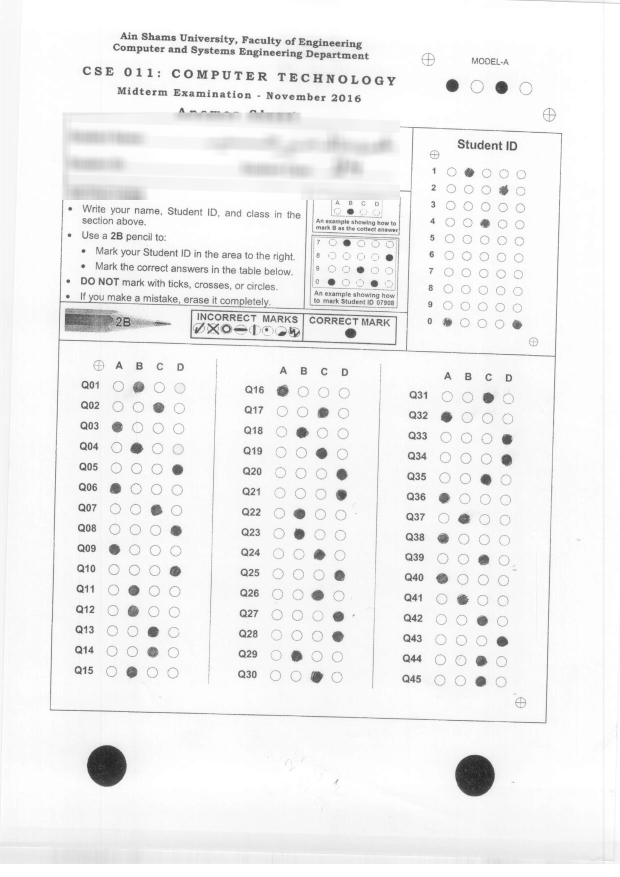
#> input picture sample.png, 1240 x 1753 px (shown at 1/2 size)
$ python Main.py   (Python 2 division)
#> lines starting #> are read from the running program, lines starting #| are printed output that depends on the picture; after the words box and inside, x2 and y2 are one past the last pixel; in counts of white or black regions, pixels touching at a corner belong together
### SecondApproach.py
import cv2
import math
import Constants


def display_normal(title, img):
    cv2.namedWindow(title, cv2.WINDOW_NORMAL)
    cv2.imshow(title, img)
    cv2.waitKey(0)


def rotate_image(image_to_rotate):
    blur = cv2.GaussianBlur(image_to_rotate, (5, 5), 0)
    edge = cv2.Canny(blur, 75, 150)

    # find circles in the edge map, then find two almost on the same line
    dp_values = [2, 3, 4]
    for dp in dp_values:
        circles = cv2.HoughCircles(edge, cv2.HOUGH_GRADIENT, dp, 700, minRadius=35, maxRadius=45)
        if circles is None:
            continue
        else:
            circles = circles[0]
        first = None
        second = None
        for i in range(len(circles)):
            for j in range(len(circles)):
                if i == j:  # we want different circles
                    continue

                if abs(circles[i][1] - circles[j][1]) < 50:
                    if circles[i][0] < circles[j][0]:
                        first = circles[i]
                        second = circles[j]
                    else:
                        first = circles[j]
                        second = circles[i]

                    break

        if first is None or second is None:
            continue
        rotation_center = (first[0], first[1])
        x_diff = second[0] - first[0]
        y_diff = second[1] - first[1]
        rotation_angle = math.atan2(y_diff, x_diff)
        rotation_angle = math.degrees(rotation_angle)
        rotation_matrix = cv2.getRotationMatrix2D(rotation_center, rotation_angle, 1)
        return cv2.warpAffine(image_to_rotate, rotation_matrix, image_to_rotate.T.shape)
    return None


def crop_image(image_to_crop):
    template_circle = cv2.imread('circle.png')
    template_circle = cv2.cvtColor(template_circle, cv2.COLOR_BGR2GRAY)
    # Apply template Matching
    matched_circles = []
    res = cv2.matchTemplate(image_to_crop, template_circle, cv2.TM_CCOEFF_NORMED)
    while len(matched_circles) < 2:
        min_val, max_val, min_loc, max_loc = cv2.minMaxLoc(res)
        matched_circles.append(max_loc)
        for i in range(max_loc[1] - template_circle.shape[0], max_loc[1] + template_circle.shape[0]):
            for j in range(max_loc[0] - template_circle.shape[1], max_loc[0] + template_circle.shape[1]):
                res[i, j] = 0

    if matched_circles[0][0] < matched_circles[1][0]:
        top_left_cropped = (matched_circles[0][0] + template_circle.shape[1],
                            matched_circles[0][1] + template_circle.shape[0])
        bottom_right_cropped = matched_circles[1]
    else:
        top_left_cropped = (matched_circles[1][0] + template_circle.shape[1],
                            matched_circles[1][1] + template_circle.shape[0])
        bottom_right_cropped = matched_circles[0]

    cropped = image_to_crop[top_left_cropped[1]:bottom_right_cropped[1], top_left_cropped[0]:bottom_right_cropped[0]]
    return cropped


def get_questions_list(all_questions):
    questions = []
    x_left = 6
    x_right = x_left + 153
    y_top = 10
    y_bottom = 40
    for i in range(15):
        q = all_questions[y_top:y_bottom, x_left:x_right]
        questions.append(q)
        # display_normal("Q. {0}".format(i + 1), q)
        y_top += 41
        y_bottom += 41
    x_left += 330
    x_right = x_left + 153
    y_top = 10
    y_bottom = 40
    for i in range(15):
        q = all_questions[y_top:y_bottom, x_left:x_right]
        questions.append(q)
        # display_normal("Q. {0}".format(i + 16), q)
        y_top += 41
        y_bottom += 41
    x_left += 330
    x_right = x_left + 153
    y_top = 10
    y_bottom = 40
    for i in range(15):
        q = all_questions[y_top:y_bottom, x_left:x_right]
        questions.append(q)
        # display_normal("Q. {0}".format(i + 31), q)
        y_top += 41
        y_bottom += 41
    return questions


def number_of_dark_pixels(image_to_check):
    dark_pixels = 0
    for row in range(image_to_check.shape[0]):
        for col in range(image_to_check.shape[1]):
            if image_to_check[row, col] == 0:
                dark_pixels += 1
    return dark_pixels


def mark_question(question_no, question_img):
    correct_answer = Constants.ANSWER_KEY[question_no]
    # display_normal("Q.{0}".format(question_no), question_img)
    kernel = cv2.getStructuringElement(cv2.MORPH_ELLIPSE, (7, 7))
    question_img = cv2.morphologyEx(question_img, cv2.MORPH_CLOSE, kernel)
    # display_normal("Q.{0} after closing".format(question_no), question_img)
    rows, cols = question_img.shape
    choice1 = question_img[:, 0:cols / 4]
    choice2 = question_img[:, cols / 4:cols / 2]
    choice3 = question_img[:, cols / 2:(cols * 3) / 4]
    choice4 = question_img[:, (cols * 3) / 4:cols]
    choices = [choice1, choice2, choice3, choice4]
    chosen = [0, 0, 0, 0]
    darkness = [number_of_dark_pixels(c) for c in choices]
    avg_darkness = sum(darkness) / 4
    for c in range(4):
        if darkness[c] > avg_darkness:
            chosen[c] = 1
    if not sum(chosen) == 1:
        return 0
    chosen_answer = chosen.index(1) + 1
    if chosen_answer == correct_answer:
        return 1
    else:
        return 0


def get_grade(image_to_grade):
    questions = get_questions_list(image_to_grade)
    total_mark = 0
    q_no = 1
    for question in questions:
        q_mark = mark_question(q_no, question)
        total_mark += q_mark
        q_no += 1
        # print q_no - 1, ":", q_mark
    return total_mark

### Main.py
import pathlib
import csv
from Constants import *
from FirstApproach import *
from SecondApproach import *

operation = SAMPLE
approach = SECOND_APPROACH

if operation == SAMPLE:
    if approach == FIRST_APPROACH:
        image = cv2.imread('sample.png')
        image = optimize_image_rotation(image)
        image = crop_answer_section(image)
        answers = get_answers(image)
        grade = mark(answers)
        print grade
    elif approach == SECOND_APPROACH:
        original_image = cv2.imread('sample.png')
#> original_image is the input picture: shape (1753, 1240, 3); min 25, max 255, mean 241.6
        original_image = cv2.cvtColor(original_image, cv2.COLOR_BGR2GRAY)
#> original_image: shape (1753, 1240)
        blurred = cv2.GaussianBlur(original_image, (5, 5), 0)
        rotated_image = rotate_image(blurred)
#> in rotate_image, `edge = cv2.Canny(blur, 75, 150)`:
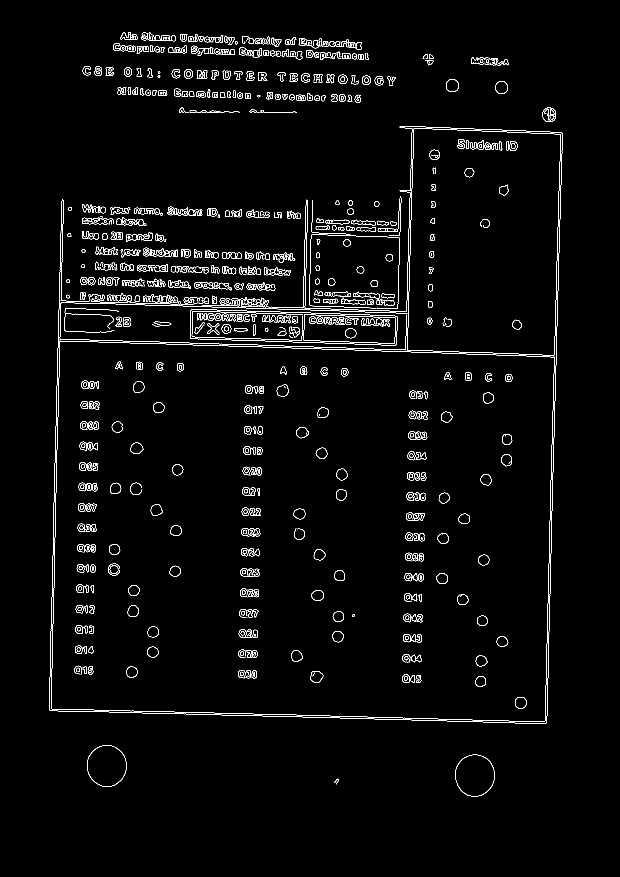
#> edge: shape (1753, 1240) (shown at 1/2 size); 2.5% white in thin lines or dots, all inside (x1, y1, x2, y2) = (98, 64, 1125, 1593)
#> the loop in rotate_image, `for dp in dp_values:` made 1 pass
#> circles on pass 1: [[215, 1531, 40.2], [951, 1549, 39.4]]
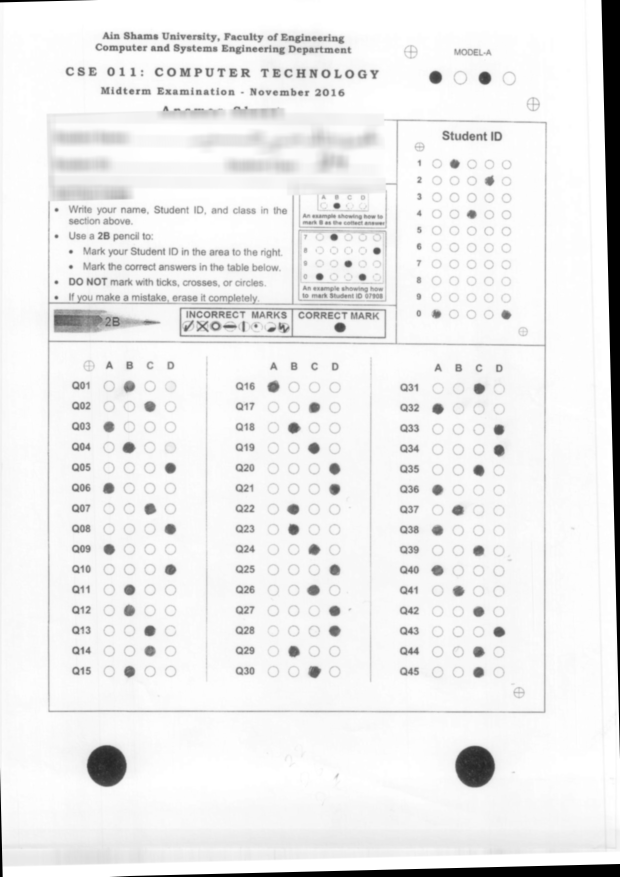
#> rotated_image: shape (1753, 1240) (shown at 1/2 size); min 0, max 255, mean 236.8
        cropped_image = crop_image(rotated_image)
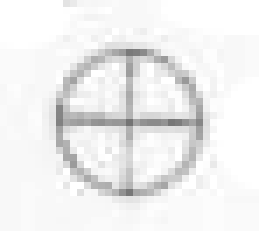
#> input picture circle.png, 37 x 33 px (shown 7 times larger)
#> in crop_image, template_circle is the input picture: shape (33, 37, 3); min 116, max 255, mean 239
#> in crop_image, `res = cv2.matchTemplate(image_to_crop, template_circle, cv2.TM_CCOEFF_..`:
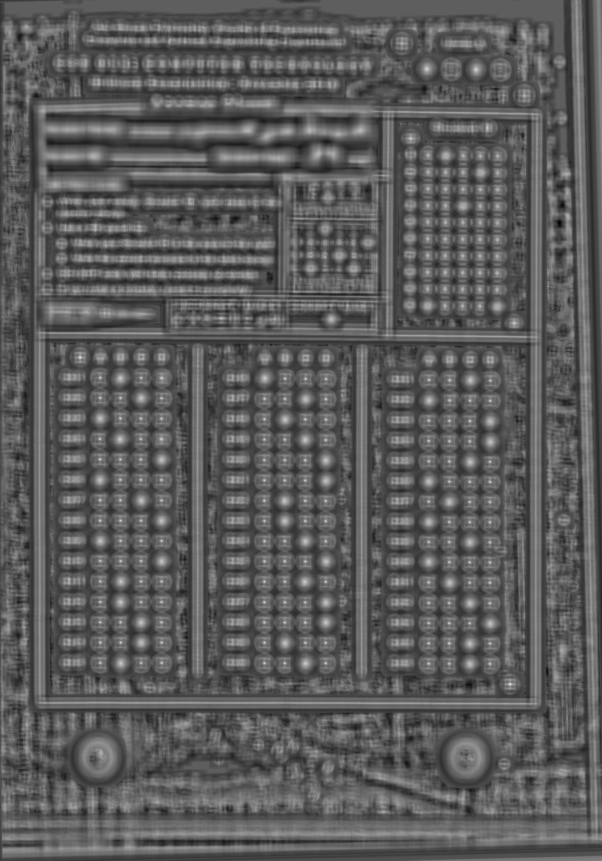
#> res: shape (1721, 1204) float32 (shown at 1/2 size); min -0.485, max 0.831, mean -0.0136; drawn with min black and max white
#> the loop in crop_image, `while len(matched_circles) < 2:` made 2 passes
#> (min_val, max_val, min_loc, max_loc) on passes 1 to 2: (-0.485, 0.831, (1118, 445), (1020, 1368)), (-0.485, 0.782, (1118, 445), (160, 714))
#> after the loop in crop_image, `while len(matched_circles) < 2:`:
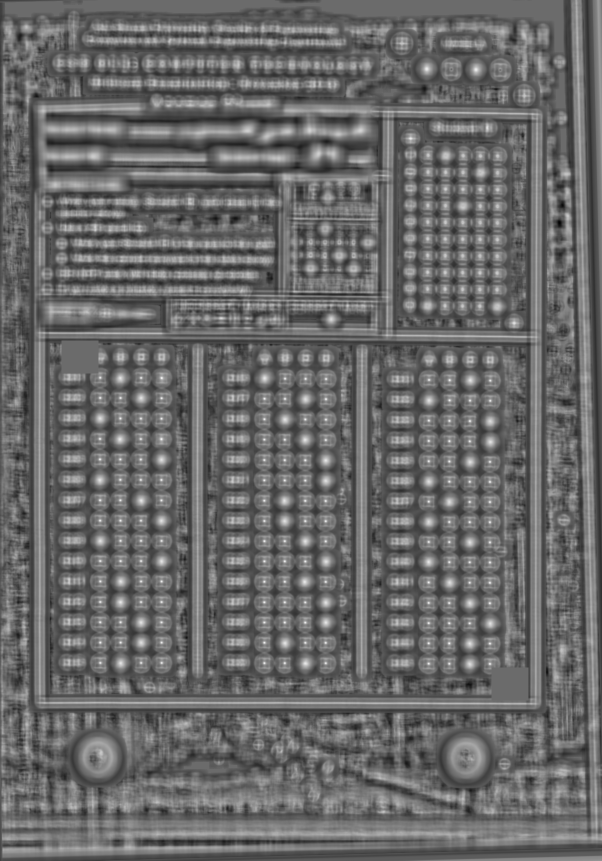
#> res: shape (1721, 1204) float32 (shown at 1/2 size); 0.47% of pixels changed, all inside (x1, y1, x2, y2) = (123, 681, 1057, 1401); drawn with min black and max white
#> after the loop in crop_image, `while len(matched_circles) < 2:`: matched_circles = [(1020, 1368), (160, 714)]
#> in crop_image, `top_left_cropped = (matched_circles[1][0] + template_circle.shape[1], ..`: top_left_cropped = (197, 747)
#> in crop_image, `bottom_right_cropped = matched_circles[0]`: bottom_right_cropped = (1020, 1368)
        ret, threshold_image = cv2.threshold(cropped_image, 0, 255, cv2.THRESH_BINARY + cv2.THRESH_OTSU)
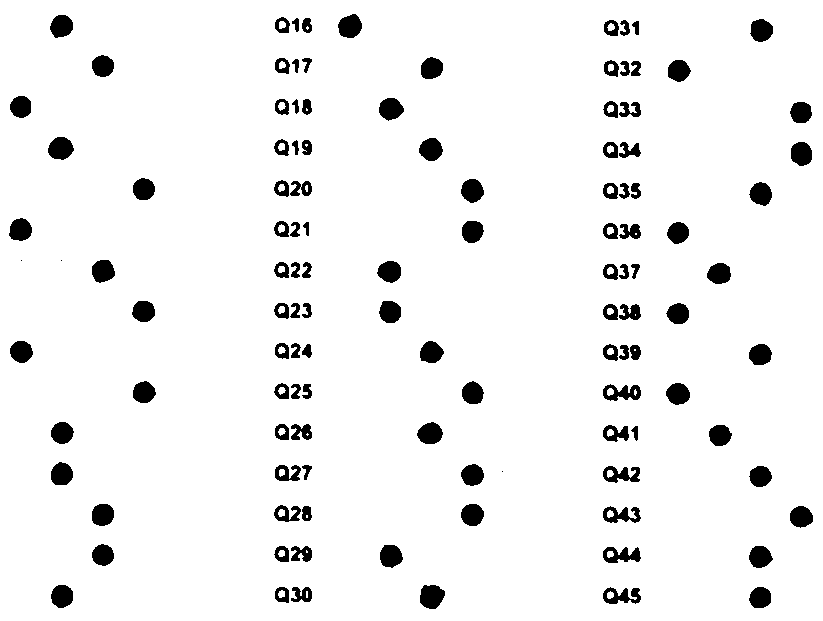
#> threshold_image: shape (621, 823); 94.4% white; 117 black regions (3 under 20 px), largest, box (x1, y1, x2, y2) and area: (420, 585, 445, 609) 469, (48, 137, 74, 160) 447, (338, 14, 362, 38) 436
#> ret = 191
        grade = get_grade(threshold_image)
#> after the loop in get_questions_list, `for i in range(15):`: questions = 15 items; y_bottom = 655; y_top = 625
#> after the loop in get_questions_list, `for i in range(15):`: questions = 30 items; y_bottom = 655; y_top = 625
#> after the loop in get_questions_list, `for i in range(15):`: questions = 45 items; y_bottom = 655; y_top = 625
#> in get_grade, `questions = get_questions_list(image_to_grade)`: questions = 45 items
#> the loop in get_grade, `for question in questions:` made 45 passes
#> (correct_answer in mark_question, darkness in mark_question, avg_darkness in mark_question, chosen_answer in mark_question, q_mark, total_mark) on passes 1 to 12: (2, [0, 403, 0, 0], 100, 2, 1, 1), (3, [0, 0, 376, 0], 94, 3, 1, 2), (1, [371, 0, 0, 0], 92, 1, 1, 3), (1, [0, 447, 0, 0], 111, 2, 0, 3), (4, [0, 0, 0, 384], 96, 4, 1, 4), (1, [403, 0, 0, 0], 100, 1, 1, 5), (3, [0, 0, 406, 0], 101, 3, 1, 6), (3, [0, 0, 0, 385], 96, 4, 0, 6), (1, [389, 0, 0, 0], 97, 1, 1, 7), (3, [0, 0, 0, 384], 96, 4, 0, 7), (1, [0, 383, 0, 0], 95, 2, 0, 7), (2, [0, 401, 0, 0], 100, 2, 1, 8)
#> pass 1, in mark_question, `choice2 = question_img[:, cols / 4:cols / 2]`:
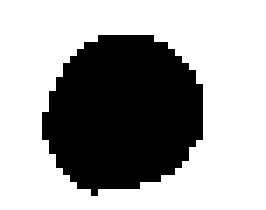
#> choice2: shape (30, 38) (shown 7 times larger); 64.6% white; 1 black region, box (x1, y1, x2, y2) and area: (6, 5, 29, 28) 403
#> after the loop in get_grade, `for question in questions:`: q_no = 46; total_mark = 27
#> grade = 27
        display_normal("O", original_image)
        display_normal("B", blurred)
        display_normal("R", rotated_image)
        display_normal("C", cropped_image)
        display_normal("T", threshold_image)
        print grade
#| 27
elif operation == TRAIN or operation == TEST:
    failed_images = 0
    tried_files = 0
    grades = {}
    if operation == TRAIN:
        images_path = 'train'
    else:
        images_path = 'test'
    for f in pathlib.Path(images_path).iterdir():
        tried_files += 1
        try:
            grade = 0
            if approach == FIRST_APPROACH:
                image = cv2.imread(f.as_posix())
                image = optimize_image_rotation(image)
                image = crop_answer_section(image)
                answers = get_answers(image)
                grade = mark(answers)
            elif approach == SECOND_APPROACH:
                original_image = cv2.imread(f.as_posix())
                original_image = cv2.cvtColor(original_image, cv2.COLOR_BGR2GRAY)
                blurred = cv2.GaussianBlur(original_image, (5, 5), 0)
                rotated_image = rotate_image(blurred)
                cropped_image = crop_image(rotated_image)
                ret, threshold_image = cv2.threshold(cropped_image, 0, 255, cv2.THRESH_BINARY + cv2.THRESH_OTSU)
                grade = get_grade(threshold_image)
            print ("#{0} : {1}   :   {2}".format(tried_files, f.name, grade))
            grades[f.name] = grade
        except Exception as e:
            grades[f.name] = 0
            print("File {0} failed with error message {1}".format(f.as_posix(), e))
            failed_images += 1

    with open('submission.csv', 'w') as csv_file:
        writer = csv.writer(csv_file)
        writer.writerow(["FileName", "Mark"])

        for key, value in grades.items():
            writer.writerow([key, value])
